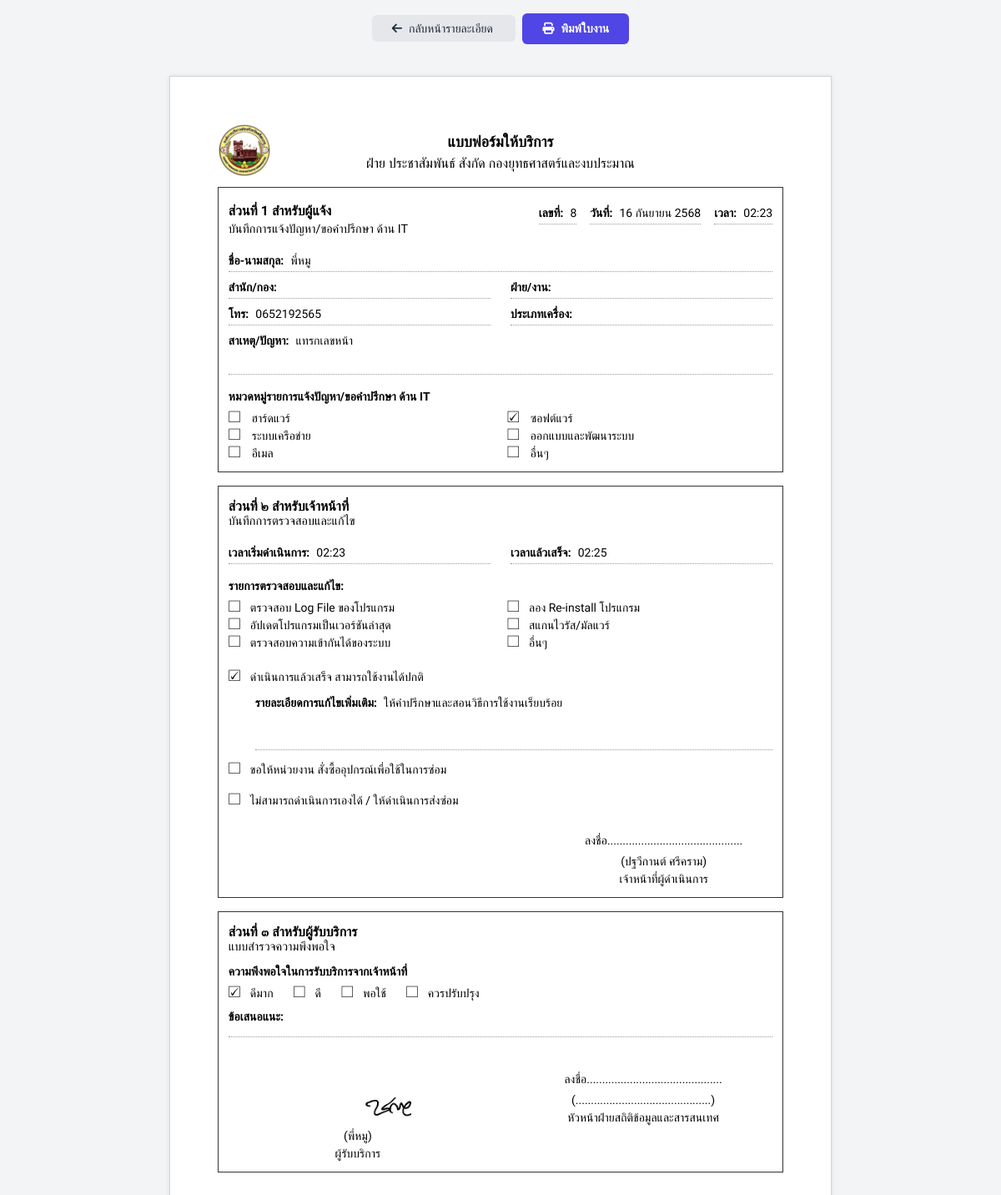
Screenshot of /work_order.php?id=8 (signed in) with the database file from the repository.
### tables this page shows
CREATE TABLE `issues` (
  `id` int(11) NOT NULL,
  `user_id` int(11) DEFAULT NULL,
  `reporter_name` varchar(255) NOT NULL,
  `reporter_contact` varchar(255) NOT NULL,
  `reporter_position` varchar(255) DEFAULT NULL,
  `reporter_department` varchar(255) DEFAULT NULL,
  `division` varchar(255) DEFAULT NULL,
  `category` varchar(100) NOT NULL,
  `title` varchar(255) NOT NULL,
  `description` text NOT NULL,
  `urgency` enum('ด่วนมาก','ปกติ','สามารถรอได้') NOT NULL,
  `status` enum('pending','in_progress','done','cannot_resolve','awaiting_parts') NOT NULL DEFAULT 'pending',
  `assigned_to` int(11) DEFAULT NULL,
  `created_at` timestamp NOT NULL DEFAULT current_timestamp(),
  `updated_at` timestamp NOT NULL DEFAULT current_timestamp() ON UPDATE current_timestamp(),
  `completed_at` timestamp NULL DEFAULT NULL,
  `satisfaction_rating` int(1) DEFAULT NULL COMMENT 'คะแนนความพึงพอใจ 1-5',
  `signature_image` varchar(255) DEFAULT NULL COMMENT 'เส้นทางไฟล์รูปภาพลายเซ็น'
);

CREATE TABLE `users` (
  `id` int(11) NOT NULL,
  `fullname` varchar(255) NOT NULL,
  `position` varchar(255) DEFAULT NULL,
  `department` varchar(255) DEFAULT NULL,
  `division` varchar(255) DEFAULT NULL,
  `phone` varchar(50) DEFAULT NULL,
  `line_id` varchar(100) DEFAULT NULL,
  `email` varchar(255) NOT NULL,
  `password` varchar(255) NOT NULL,
  `image_url` varchar(255) DEFAULT 'assets/images/user.png',
  `role` enum('user','it','admin') NOT NULL DEFAULT 'user',
  `created_at` timestamp NOT NULL DEFAULT current_timestamp()
);

CREATE TABLE `comments` (
  `id` int(11) NOT NULL,
  `issue_id` int(11) NOT NULL,
  `user_id` int(11) NOT NULL,
  `comment_text` text NOT NULL,
  `attachment_link` varchar(255) DEFAULT NULL,
  `created_at` timestamp NOT NULL DEFAULT current_timestamp()
);

### includes/functions.php (called while the page is built, shortened)
<?php
function formatDate($dateString) {
    $thai_months = [
        1 => 'มกราคม', 2 => 'กุมภาพันธ์', 3 => 'มีนาคม',
        4 => 'เมษายน', 5 => 'พฤษภาคม', 6 => 'มิถุนายน',
        7 => 'กรกฎาคม', 8 => 'สิงหาคม', 9 => 'กันยายน',
        10 => 'ตุลาคม', 11 => 'พฤศจิกายน', 12 => 'ธันวาคม'
    ];
    try {
        $date = new DateTime($dateString);
        $day = $date->format('j');
        $month = $thai_months[(int)$date->format('n')];
        $year = (int)$date->format('Y') + 543;
        $time = $date->format('H:i');
        return "$day $month $year, $time น.";
    } catch (Exception $e) {
        return '-';
    }
}
function getLatestITComment($issue_id, $assigned_to_id, $conn) {
    $stmt = $conn->prepare("SELECT comment_text FROM comments WHERE issue_id = ? AND user_id = ? ORDER BY created_at DESC LIMIT 1");
    $stmt->bind_param("ii", $issue_id, $assigned_to_id);
    $stmt->execute();
    $result = $stmt->get_result();
    if ($result->num_rows > 0) {
        return $result->fetch_assoc()['comment_text'];
    }
    return null;
}
function get_checklist_by_category($category) {
    $checklists = [
        'ฮาร์ดแวร์' => [
            'ตรวจสอบการเชื่อมต่อสายไฟ/สายสัญญาณ', 'ตรวจสอบไดรเวอร์อุปกรณ์', 'ทดสอบการทำงานของพอร์ตเชื่อมต่อ',
            'ทำความสะอาดอุปกรณ์เบื้องต้น', 'ทดสอบกับอุปกรณ์อื่น', 'อื่นๆ'
        ],
        'ซอฟต์แวร์' => [
            'ตรวจสอบ Log File ของโปรแกรม', 'ลอง Re-install โปรแกรม', 'อัปเดตโปรแกรมเป็นเวอร์ชันล่าสุด',
            'สแกนไวรัส/มัลแวร์', 'ตรวจสอบความเข้ากันได้ของระบบ', 'อื่นๆ'
        ],
        'ระบบเครือข่าย' => [
            'ตรวจสอบสถานะไฟบน Router/Switch', 'ทดสอบคำสั่ง Ping ไปยัง Gateway', 'ตรวจสอบการตั้งค่า IP Address',
            'ลองเชื่อมต่อด้วยสาย LAN', 'ล้างค่า DNS Cache', 'อื่นๆ'
        ],
        'default' => [
            'ตรวจสอบสายไฟ/สายสัญญาณ', 'ทดสอบการพิมพ์/การสแกน', 'ตรวจสอบการเชื่อมต่อเครือข่าย',
            'อัปเดตไดรเวอร์/ซอฟต์แวร์', 'สแกนไวรัส/มัลแวร์', 'ทำความสะอาดอุปกรณ์เบื้องต้น', 'อื่นๆ'
        ]
    ];
    return $checklists[$category] ?? $checklists['default'];
}
?>

### work_order.php (the view, shortened to what this page needs)
<?php
require_once 'includes/functions.php';
$issue_id = isset($_GET['id']) ? (int)$_GET['id'] : 0;
$stmt = $conn->prepare("
    SELECT
        i.*,
        assignee.fullname as assigned_to_name,
        assignee.position as assigned_to_position,
        assignee.department as assigned_to_department,
        assignee.division as assigned_to_division,
        reporter_user.division as reporter_division
    FROM issues i
    LEFT JOIN users assignee ON i.assigned_to = assignee.id
    LEFT JOIN users reporter_user ON i.user_id = reporter_user.id
    WHERE i.id = ?
");
$stmt->bind_param("i", $issue_id);
$stmt->execute();
$issue = $stmt->get_result()->fetch_assoc();
$latest_comment = getLatestITComment($issue['id'], $issue['assigned_to'], $conn);
$checklist_data = getIssueChecklistItems($issue_id, $conn);
$checklist_items_for_display = get_checklist_by_category($issue['category']);
$all_categories_result = $conn->query("SELECT name FROM categories WHERE is_active = 1 ORDER BY id ASC");
$all_categories = [];
if ($all_categories_result) {
    while($row = $all_categories_result->fetch_assoc()) {
        $all_categories[] = $row['name'];
    }
}
$thai_date = formatDate($issue['created_at']);
list($date_part, $time_part) = explode(',', $thai_date);
$time_part_cleaned = str_replace('น.', '', $time_part);
$completed_time_str = '-';
if ($issue['completed_at']) {
    $completed_thai_date = formatDate($issue['completed_at']);
    list(, $completed_time_part) = explode(',', $completed_thai_date);
    $completed_time_str = trim(str_replace('น.', '', $completed_time_part));
}
$reporter_division = $issue['user_id'] ? ($issue['reporter_division'] ?? '') : ($issue['division'] ?? '');
?>
<!DOCTYPE html>
<html lang="th">
<head>
    <script src="https://cdn.tailwindcss.com"></script>
    <link rel="stylesheet" href="https://cdnjs.cloudflare.com/ajax/libs/font-awesome/6.5.1/css/all.min.css">
</head>
<body class="bg-gray-100">
    <div class="no-print text-center my-4 space-x-2">
        <a href="issue_view.php?id=<?php echo $issue['id']; ?>" class="px-6 py-2 bg-gray-200 text-gray-800 rounded-md hover:bg-gray-300">
            <i class="fa-solid fa-arrow-left mr-2"></i>กลับหน้ารายละเอียด
        </a>
        <button onclick="window.print()" class="px-6 py-2 bg-indigo-600 text-white font-semibold rounded-md hover:bg-indigo-700">
            <i class="fa-solid fa-print mr-2"></i>พิมพ์ใบงาน
        </button>
    </div>
    <div class="a4-page">
        <header class="text-center relative mb-4">
            <div class="absolute left-0 top-0">
                 <img src="assets/images/LogoSSKPao.png" alt="Logo" class="h-16 w-16">
            </div>
            <h1 class="text-lg font-bold pt-2">แบบฟอร์มให้บริการ</h1>
            <p class="text-base">
                <?php
                    $department_text = htmlspecialchars($issue['assigned_to_department'] ?? '');
                    $division_text = htmlspecialchars($issue['assigned_to_division'] ?? '');
                    echo 'ฝ่าย ' . ($division_text ?: '......................') . ' สังกัด ' . ($department_text ?: '......................');
                ?>
            </p>
        </header>
        <div class="form-section">
            <div class="flex justify-between items-center">
                <p class="form-title">ส่วนที่ 1 สำหรับผู้แจ้ง</p>
                <div class="flex space-x-4">
                    <div class="field"><span class="field-label">เลขที่:</span> <span class="field-value"><?php echo $issue['id']; ?></span></div>
                    <div class="field"><span class="field-label">วันที่:</span> <span class="field-value"><?php echo trim($date_part); ?></span></div>
                    <div class="field"><span class="field-label">เวลา:</span> <span class="field-value"><?php echo trim($time_part_cleaned); ?></span></div>
                </div>
            </div>
            <p class="form-subtitle">บันทึกการแจ้งปัญหา/ขอคำปรึกษา ด้าน IT</p>
             <div class="field mt-4"><span class="field-label">ชื่อ-นามสกุล:</span> <span class="field-value"><?php echo htmlspecialchars($issue['reporter_name']); ?></span></div>
             <div class="grid grid-cols-2 gap-x-6">
                <div class="field"><span class="field-label">สำนัก/กอง:</span> <span class="field-value"><?php echo htmlspecialchars($issue['reporter_department']); ?></span></div>
                <div class="field"><span class="field-label">ฝ่าย/งาน:</span> <span class="field-value"><?php echo htmlspecialchars($reporter_division); ?></span></div>
             </div>
             <div class="grid grid-cols-2 gap-x-6">
                <div class="field"><span class="field-label">โทร:</span> <span class="field-value"><?php echo htmlspecialchars($issue['reporter_contact']); ?></span></div>
                <div class="field"><span class="field-label">ประเภทเครื่อง:</span> <span class="field-value"></span></div>
             </div>
             <div class="field items-start mt-2">
                <span class="field-label">สาเหตุ/ปัญหา:</span>
                <div class="field-value min-h-[3rem]"><?php echo nl2br(htmlspecialchars($issue['description'])); ?></div>
             </div>
             <div class="mt-4">
                <p class="font-bold">หมวดหมู่รายการแจ้งปัญหา/ขอคำปรึกษา ด้าน IT </p>
                <div class="grid grid-cols-2 gap-x-4 text-sm mt-1">
                    <?php foreach ($all_categories as $cat_name): ?>
                        <div>
                            <span class="checkbox">
                                <?php echo ($issue['category'] === $cat_name) ? '☑' : '☐'; ?>
                            </span>
                            <?php echo htmlspecialchars($cat_name); ?>
                        </div>
                    <?php endforeach; ?>
                </div>
             </div>
        </div>
        <div class="form-section mt-4">
            <p class="form-title">ส่วนที่ ๒ สำหรับเจ้าหน้าที่</p>
            <p class="form-subtitle">บันทึกการตรวจสอบและแก้ไข</p>
            <div class="grid grid-cols-2 gap-x-6 mt-2">
                <div class="field"><span class="field-label">เวลาเริ่มดำเนินการ:</span> <span class="field-value"><?php echo trim($time_part_cleaned); ?></span></div>
                <div class="field"><span class="field-label">เวลาแล้วเสร็จ:</span> <span class="field-value"><?php echo $completed_time_str; ?></span></div>
            </div>
            <?php if ($issue['category'] !== 'อื่นๆ'): ?>
            <div class="mt-4">
                <p class="font-bold">รายการตรวจสอบและแก้ไข:</p>
                <div class="grid grid-cols-2 gap-x-4 text-sm mt-1">
                    <?php foreach($checklist_items_for_display as $item):
                        $is_checked = isset($checklist_data[$item]) && $checklist_data[$item]['checked'];
                    ?>
                    <div>
                        <span class="checkbox"><?php echo $is_checked ? '☑' : '☐'; ?></span>
                        <span><?php echo htmlspecialchars($item); ?></span>
                    </div>
                    <?php endforeach; ?>
                </div>
            </div>
            <?php endif; ?>
            <div class="mt-4 space-y-2">
                <p><span class="checkbox"><?php echo $issue['status'] === 'done' ? '☑' : '☐'; ?></span> ดำเนินการแล้วเสร็จ สามารถใช้งานได้ปกติ</p>
                 <div class="field items-start ml-8">
                    <span class="field-label">รายละเอียดการแก้ไขเพิ่มเติม:</span>
                    <div class="field-value min-h-[4rem]"><?php echo nl2br(htmlspecialchars($latest_comment ?? '')); ?></div>
                </div>
                <p><span class="checkbox"><?php echo $issue['status'] === 'awaiting_parts' ? '☑' : '☐'; ?></span> ขอให้หน่วยงาน สั่งซื้ออุปกรณ์เพื่อใช้ในการซ่อม</p>
                <p><span class="checkbox"><?php echo $issue['status'] === 'cannot_resolve' ? '☑' : '☐'; ?></span> ไม่สามารถดำเนินการเองได้ / ให้ดำเนินการส่งซ่อม</p>
            </div>
            <div class="mt-6 flex justify-end">
                <div class="w-2/5 text-center">
                    <p>ลงชื่อ............................................</p>
                    <p class="mt-1">(<?php echo htmlspecialchars($issue['assigned_to_name'] ?? '............................................'); ?>)</p>
                    <p class="text-sm">เจ้าหน้าที่ผู้ดำเนินการ</p>
                </div>
            </div>
        </div>
        <div class="form-section mt-4">
            <p class="form-title">ส่วนที่ ๓ สำหรับผู้รับบริการ</p>
            <p class="form-subtitle">แบบสำรวจความพึงพอใจ</p>
            <div class="mt-2">
                <p class="font-bold">ความพึงพอใจในการรับบริการจากเจ้าหน้าที่</p>
                <div class="flex space-x-6 mt-1 text-sm">
                    <span><span class="checkbox"><?php echo ($issue['satisfaction_rating'] == 5) ? '☑' : '☐'; ?></span> ดีมาก</span>
                    <span><span class="checkbox"><?php echo ($issue['satisfaction_rating'] == 4) ? '☑' : '☐'; ?></span> ดี</span>
                    <span><span class="checkbox"><?php echo ($issue['satisfaction_rating'] == 3) ? '☑' : '☐'; ?></span> พอใช้</span>
                    <span><span class="checkbox"><?php echo ($issue['satisfaction_rating'] <= 2 && !is_null($issue['satisfaction_rating'])) ? '☑' : '☐'; ?></span> ควรปรับปรุง</span>
                </div>
            </div>
             <div class="field items-start mt-2"><span class="field-label">ข้อเสนอแนะ:</span><div class="field-value min-h-[2rem]"></div></div>
            <div class="grid grid-cols-2 gap-x-8 mt-10">
                 <div class="text-center">
                    <?php if (!empty($issue['signature_image'])): ?>
                        <img src="<?php echo htmlspecialchars($issue['signature_image']); ?>" alt="Signature" class="h-16 mx-auto">
                    <?php else: ?>
                        <p>ลงชื่อ............................................</p>
                    <?php endif; ?>
                    <p class="mt-1">(<?php echo htmlspecialchars($issue['reporter_name']); ?>)</p>
                    <p class="text-sm">ผู้รับบริการ</p>
                </div>
                <div class="text-center">
                     <p>ลงชื่อ............................................</p>
                    <p class="mt-1">(............................................)</p>
                    <p class="text-sm">หัวหน้าฝ่ายสถิติข้อมูลและสารสนเทศ</p>
                </div>
            </div>
        </div>
    </div>
</body>
</html>

### work_order.php (style rules this page uses)
body { font-family: 'Sarabun', sans-serif; font-size: 14px; }
.a4-page { width: 210mm; min-height: 297mm; padding: 1.5cm; margin: 1cm auto; border: 1px #D1D5DB solid; background: white; box-shadow: 0 0 5px rgba(0, 0, 0, 0.1); }
.form-section { border: 1px solid #333; padding: 0.75rem; }
.form-title { font-weight: bold; font-size: 1rem; }
.form-subtitle { font-size: 0.9rem; margin-top: -5px; }
.field { display: flex; align-items: flex-end; border-bottom: 1px dotted #999; margin-top: 0.5rem; padding-bottom: 2px; }
.field-label { font-weight: bold; flex-shrink: 0; }
.field-value { width: 100%; padding-left: 0.5rem; }
.checkbox { font-family: sans-serif; font-size: 1.2rem; margin-right: 0.5rem; }

### rows the page displays
issues: users.division "ประชาสัมพันธ์", users.department "กองยุทธศาสตร์และงบประมาณ", id "8", reporter_name "พี่หมู", reporter_contact "0652192565", description "แทรกเลขหน้า", category "ตรวจสอบ Log File ของโปรแกรม", category "ลอง Re-install โปรแกรม", category "อัปเดตโปรแกรมเป็นเวอร์ชันล่าสุด", category "สแกนไวรัส/มัลแวร์", category "ตรวจสอบความเข้ากันได้ของระบบ", category "อื่นๆ", latest_comment "ให้คำปรึกษาและสอนวิธีการใช้งานเร็ยบร้อย", users.fullname "ปฐวีกานต์ ศรีคราม", signature_image (picture)

### other values shown
$date_part "16 กันยายน 2568"
$time_part_cleaned "02:23"
$cat_name "ฮาร์ดแวร์"
$cat_name "ซอฟต์แวร์"
$cat_name "ระบบเครือข่าย"
$cat_name "ออกแบบและพัฒนาระบบ"
$cat_name "อีเมล"
$cat_name "อื่นๆ"
$completed_time_str "02:25"
